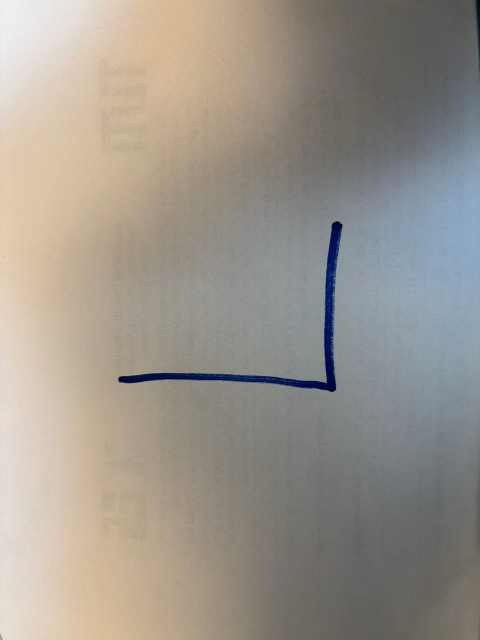
#> input picture src/image_to_traj/scripts/img/L.jpg, 960 x 1280 px (shown at 1/2 size)
$ python trajectory_generator.py --image img/L.jpg
#> lines starting #> are read from the running program, lines starting #| are printed output that depends on the picture; after the words box and inside, x2 and y2 are one past the last pixel; in counts of white or black regions, pixels touching at a corner belong together
#!/usr/bin/env python3
import os
from typing import Optional, List, Tuple, Dict, Set

import numpy as np

from skimage.io import imread
from skimage.color import rgb2gray
from skimage.filters import threshold_otsu
from skimage.morphology import (
    white_tophat,
    opening,
    closing,
    rectangle,
    disk,
    medial_axis,
)

import xml.etree.ElementTree as ET

# Optional speedups
try:
    from scipy.ndimage import convolve as ndi_convolve
except Exception:
    ndi_convolve = None

try:
    from scipy.spatial import cKDTree
except Exception:
    cKDTree = None


Point = Tuple[int, int]  # (row, col)


class TrajectoryGenerator:
    """
    Input: image path
    Output: XML string containing ordered strokes, polynomial fit params, and fitted curve length.
    """

    class Line:
        def __init__(self, lid: int, points: List[Point], start_node: Point, end_node: Point):
            self.id = lid
            self.points = points
            self.start = start_node
            self.end = end_node

        def length(self) -> int:
            return len(self.points)

    class DSU:
        def __init__(self, n: int):
            self.p = list(range(n))
            self.r = [0] * n

        def find(self, x: int) -> int:
            while self.p[x] != x:
                self.p[x] = self.p[self.p[x]]
                x = self.p[x]
            return x

        def union(self, a: int, b: int):
            ra, rb = self.find(a), self.find(b)
            if ra == rb:
                return
            if self.r[ra] < self.r[rb]:
                ra, rb = rb, ra
            self.p[rb] = ra
            if self.r[ra] == self.r[rb]:
                self.r[ra] += 1

    def __init__(
        self,
        # preprocessing params
        th_h: int = 50,
        th_w: int = 50,
        th_t: float = 0.2,
        open_r: int = 1,
        close_r: int = 2,
        # junction clustering + filtering
        j_radius: float = 20.0,
        min_junc_line_len: int = 35,
        # merging/smoothing
        k_dir: int = 5,
        smooth_window: int = 9,
        smooth_iters: int = 2,
        # polynomial fit + curve length
        poly_deg: int = 10,
        length_samples: int = 1200,
    ):
        self.th_h = th_h
        self.th_w = th_w
        self.th_t = th_t
        self.open_r = open_r
        self.close_r = close_r

        self.j_radius = float(j_radius)
        self.min_junc_line_len = int(min_junc_line_len)

        self.k_dir = int(k_dir)
        self.smooth_window = int(smooth_window)
        self.smooth_iters = int(smooth_iters)

        self.poly_deg = int(poly_deg)
        self.length_samples = int(length_samples)

    # -------------------- Public API --------------------

    def generate_xml(self, image_path: str) -> str:
        """
        Main entry:
          - reads image
          - extracts ordered strokes
          - polynomial fit each stroke
          - compute fitted-curve length
          - returns XML string
        """
        gray = self._load_gray(image_path)
        cleaned = self._preprocess(gray)
        skel, cnt = self._skeleton_and_cnt(cleaned)

        cls = self._classify_pixels(skel, cnt)
        endpoints = cls["endpoints"]
        junctions = cls["junctions"]

        junction_list = sorted(list(junctions))
        _, jmap = self._cluster_junctions(junction_list, radius=self.j_radius)
        junction_reps = set(jmap.values())

        lines = self._trace_lines(
            skel=skel,
            cnt=cnt,
            endpoints=endpoints,
            junctions=junctions,
            jmap=jmap,
        )

        # add ring-like cycles
        used_track = self._used_track_from_lines(lines, cnt)
        cycle_lines, used_track = self._extract_cycle_lines(skel, cnt, used_track, existing_ids_start=len(lines))
        if cycle_lines:
            lines.extend(cycle_lines)
        for new_id, ln in enumerate(lines):
            ln.id = new_id

        # filter short junction-attached lines
        lines = self._filter_short_junction_lines(lines, junction_reps, min_len=self.min_junc_line_len)

        # merge lines into strokes
        dsu, _ = self._merge_lines_into_strokes(lines, junction_reps, k_dir=self.k_dir)
        strokes = self._build_stroke_polylines(lines, dsu)

        # smoothing
        strokes_smooth = [self._smooth_polyline_moving_average(st, self.smooth_window, self.smooth_iters) for st in strokes]

        # ordering
        ordered_strokes = self._order_strokes_by_lefttop_endpoints(strokes_smooth)

        # fit + length
        stroke_infos = []
        for i, st in enumerate(ordered_strokes):
            coef_x, coef_y, deg_used = self._fit_stroke_polynomial(st, deg=self.poly_deg)
            L = self._polyfit_curve_length(coef_x, coef_y, n=self.length_samples)
            stroke_infos.append({
                "index": i,
                "deg": deg_used,
                "coef_x": coef_x,
                "coef_y": coef_y,
                "length_px": L,
                "n_points": len(st),
            })

        # build XML
        return self._to_xml_string(
            image_path=image_path,
            stroke_infos=stroke_infos,
        )

    # -------------------- Core steps --------------------

    def _load_gray(self, image_path: str) -> np.ndarray:
#> called with image_path = 'img/L.jpg'
        img = imread(image_path)
#> img is the input picture: shape (1280, 960, 3); mean R, G, B 155.7, 149.3, 140.5
        if img.ndim == 3:
            gray = rgb2gray(img)  # [0,1]
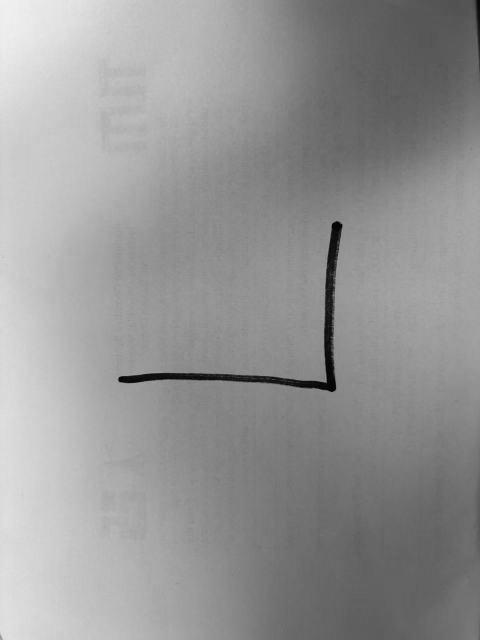
#> gray: shape (1280, 960) float64 (shown at 1/2 size); min 0.00339, max 0.942, mean 0.588
        else:
            gray = img.astype(np.float32)
            if gray.max() > 1.0:
                gray /= 255.0
        return gray.astype(np.float32)

    def _preprocess(self, gray: np.ndarray) -> np.ndarray:
        # Step 1: Otsu on gray
        t1 = threshold_otsu(gray)
#> t1 = 0.61
        _binary1 = gray < t1  # kept for compatibility, but not used further
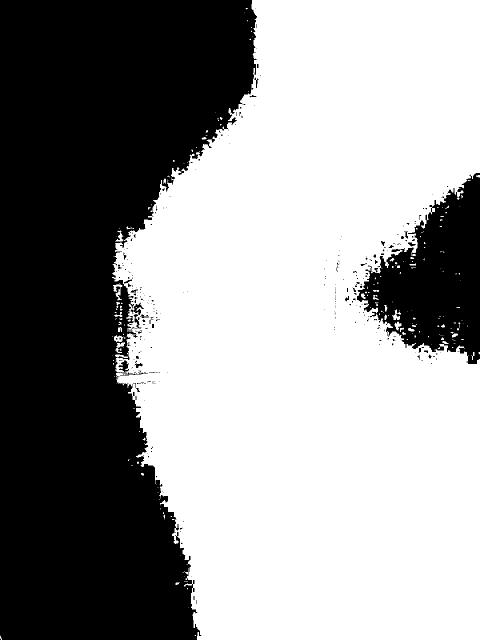
#> _binary1: shape (1280, 960) bool (shown at 1/2 size); 59.3% white; 313 black regions (273 under 20 px), largest, box (x1, y1, x2, y2) and area: (0, 0, 514, 1280) 445320, (714, 346, 960, 728) 51944, (261, 605, 288, 630) 238

        # Step 2: white top-hat on inverted
        inv = 1.0 - gray
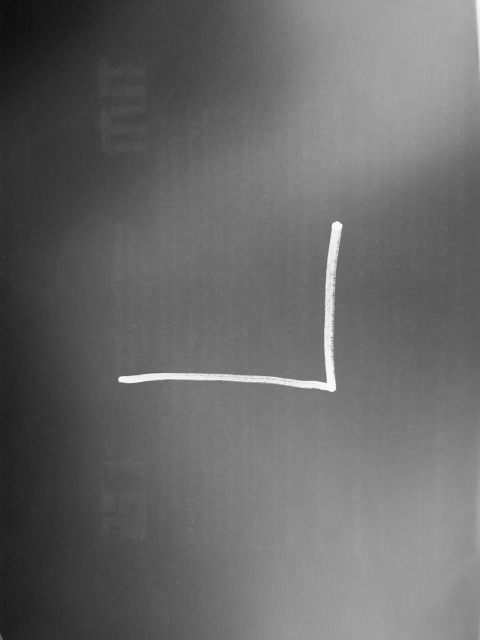
#> inv: shape (1280, 960) float32 (shown at 1/2 size); min 0.0583, max 0.997, mean 0.412
        selem_tophat = rectangle(self.th_h, self.th_w)
        tophat = white_tophat(inv, selem_tophat)
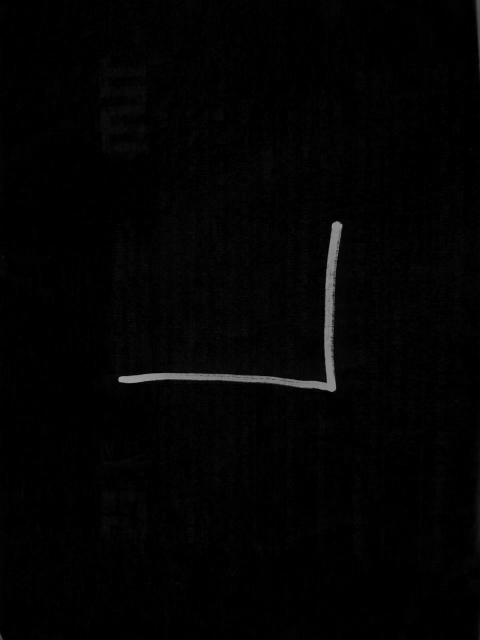
#> tophat: shape (1280, 960) float32 (shown at 1/2 size); min 0, max 0.637, mean 0.0139

        # Step 3: threshold after top-hat
        binary2 = tophat > float(self.th_t)
#> binary2: shape (1280, 960) bool; 1% white; 4 white regions (1 under 20 px), largest, box (x1, y1, x2, y2) and area: (236, 442, 685, 784) 12205, (953, 0, 960, 118) 489, (0, 1269, 5, 1280) 31

        # Step 4: opening
        opened = opening(binary2, disk(self.open_r))
#> opened: shape (1280, 960) bool; 1% white; 3 white regions, box (x1, y1, x2, y2) and area: (236, 442, 685, 784) 12152, (953, 0, 960, 112) 483, (0, 1270, 5, 1280) 30
#> (the rest of the program and of its run is left out)
